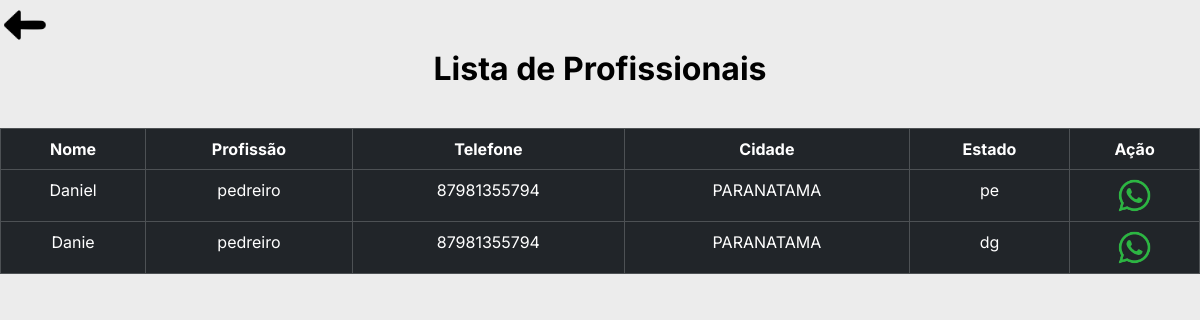
/profissionais/pedreiro, run on an earlier commit of the app's database.
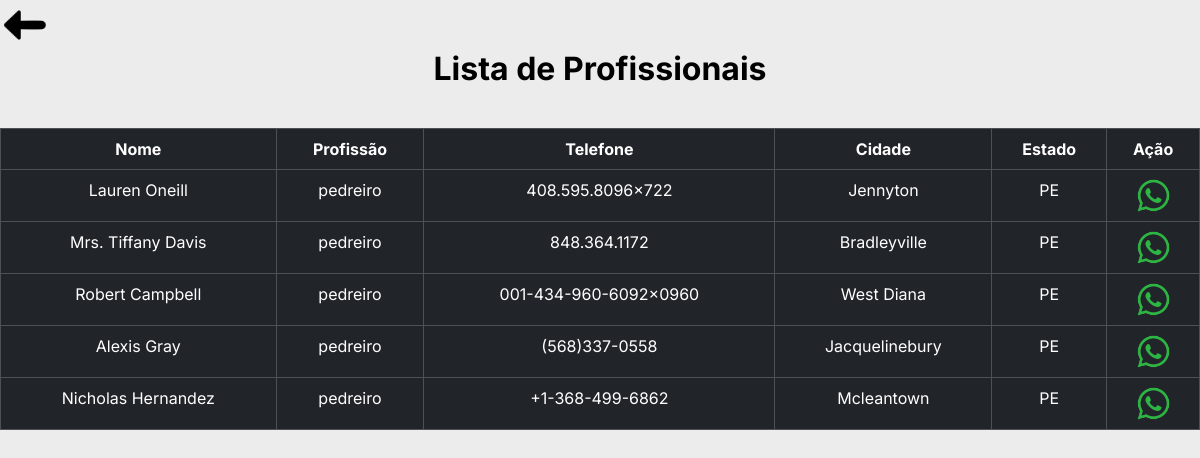
And on a later commit of the database.
### tables this page shows
CREATE TABLE "profissionais"(
        "ID_profiss" INTEGER PRIMARY KEY AUTOINCREMENT,
        "nome"      TEXT,
        "CPF"       TEXT,
        "telefone"  TEXT,
        "email"     TEXT,
        "endereco"  TEXT,
        "num"       TEXT,
        "bairro"    TEXT,
        "CEP"       TEXT,
        cidade      TEXT,
        "uf"        TEXT,
        "profissao" TEXT
        );

### cliente.py (the view)
@bp_clientes.route('/profissionais/<profissao>', methods=['GET'])
def list_profissionais(profissao):
    profissionais = obter_profissionais_por_profissao(profissao)
    return render_template('clientes/perfil_profissional.html', profissionais=profissionais)

### cliente.py (called while the page is built)
def obter_profissionais_por_profissao(profissao):
    try:
        with sql.connect("goservice.db") as con:
            cur = con.cursor()
            cur.execute('''
                        SELECT * FROM profissionais
                        WHERE profissao = ?;
                    ''', (profissao,))
            dados = cur.fetchall()
            colunas = [column[0] for column in cur.description]
            dados_json = [dict(zip(colunas, row)) for row in dados]
            return dados_json
    except sql.Error as err:
        print(f"Erro ao executar a consulta: {err}")
        return None

### templates/clientes/perfil_profissional.html (shortened to what this page needs)
{% extends 'clientes/base/base_lista.html' %}
{% block customCSS %}
<link rel="stylesheet" href="{{ url_for('static', filename='css/estilosCli/estilo_lista.css')}}">
{% endblock %}
{% block body %}
<h3 class="tit__pag">Lista de Profissionais</h3>
<table class="table table-bordered table-dark bg-dark tabua">
    <thead>
      <tr>
        <th scope="col">Nome</th>
        <th scope="col">Profissão</th>
        <th scope="col">Telefone</th>
        <th scope="col">Cidade</th>
        <th scope="col">Estado</th>
        <th scope="col">Ação</th>
      </tr>
    </thead>
    <tbody>
    {% for profissional in profissionais %}
      <tr>
        <td>{{ profissional['nome']  }}</td>
        <td>{{ profissional['profissao'] }}</td>
        <td>{{ profissional['telefone'] }}</td>
        <td>{{ profissional['cidade'] }}</td>
        <td>{{ profissional['uf'] }}</td>
        <td>
          <a href="https://wa.me/55{{ profissional['telefone'] }}">
            <img class="lista__prof-icone" src="{{ url_for('static', filename='img/whats.png')}}" alt="ícone do whatsapp">
          </a>
        </td>
      </tr>
    {% endfor %}
    </tbody>
  </table>
{% endblock %}

### templates/clientes/base/base_lista.html (shortened to what this page needs)
<!DOCTYPE html>
<html lang="pt-br">
<head>
    <link href="https://cdn.jsdelivr.net/npm/bootstrap@5.3.2/dist/css/bootstrap.min.css" rel="stylesheet">
    {% block customCSS %}
    {% endblock %}
</head>
<body>
    <div class="">
        <a class="navbar-brand" href="{{url_for('login.protectedCli')}}">
            <img class="img__logo__voltar" src="../../static/img/voltar.png" alt="">
        </a>
        {% block body %}
        {% endblock %}
    </div>
</body>
</html>

### static/css/estilosCli/estilo_lista.css (style rules this page uses)
:root { --cor-preta: #000; --cor-branca: #FFF; --cor-cinza: #ECECEC; --cor-cinza-escuro: #CBC8C8; --fonte-inter: 'Inter', sans-serif; }
* { margin: 0; padding: 0; box-sizing: border-box; }
body { font-family: 'Inter', sans-serif; background-color: var(--cor-cinza); color: var(--cor-preta); }
.img__logo__voltar { width: 50px; }
.tit__pag { font-size: 32px; font-weight: 700; padding: 0em 0em 1em 0em; display: flex; justify-content: center; }
.lista__prof-icone { width: 35px; }
th,td { text-align: center; }

What changed in the data, as far as the page shows it:
removed profissionais: nome "Daniel", profissao "pedreiro", telefone "87981355794", cidade "PARANATAMA", uf "pe"
removed profissionais: nome "Danie", profissao "pedreiro", telefone "87981355794", cidade "PARANATAMA", uf "dg"
added profissionais: nome "Lauren Oneill", profissao "pedreiro", telefone "408.595.8096x722", cidade "Jennyton", uf "PE"
added profissionais: nome "Mrs. Tiffany Davis", profissao "pedreiro", telefone "848.364.1172", cidade "Bradleyville", uf "PE"
added profissionais: nome "Robert Campbell", profissao "pedreiro", telefone "001-434-960-6092x0960", cidade "West Diana", uf "PE"
added profissionais: nome "Alexis Gray", profissao "pedreiro", telefone "(568)337-0558", cidade "Jacquelinebury", uf "PE"
added profissionais: nome "Nicholas Hernandez", profissao "pedreiro", telefone "+1-368-499-6862", cidade "Mcleantown", uf "PE"
